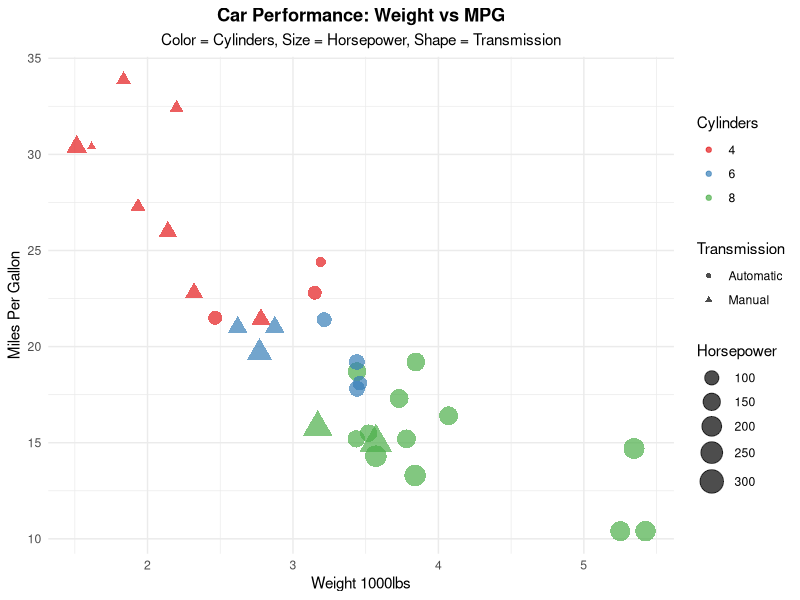

This figure's R source:


library(ggplot2)
data(mtcars)

mtcars$cyl <- factor(mtcars$cyl)
mtcars$gear <- factor(mtcars$gear)
mtcars$am <- factor(mtcars$am, labels = c("Automatic", "Manual"))

multivar_plot <- ggplot(mtcars, aes(x = wt, y = mpg)) +
  geom_point(aes(color = cyl, size = hp, shape = am), alpha = 0.7) +
  scale_color_brewer(palette = "Set1", name = "Cylinders") +
  scale_size_continuous(name = "Horsepower", range = c(2, 8)) +
  scale_shape_manual(values = c(16, 17), name = "Transmission") +
  labs(
    title = "Car Performance: Weight vs MPG",
    subtitle = "Color = Cylinders, Size = Horsepower, Shape = Transmission",
    x = "Weight 1000lbs",
    y = "Miles Per Gallon"
  ) +
  theme_minimal() +
  theme(
    plot.title = element_text(hjust = 0.5, face = "bold"),
    plot.subtitle = element_text(hjust = 0.5),
    legend.position = "right"
  )


print(multivar_plot)